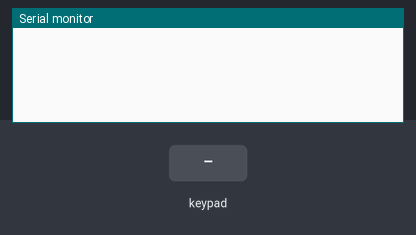
A sketch run on a simulated Arduino Uno, built for the host (arithmetic inside an expression is 32-bit, double 64-bit). On the bench: the last lines printed to the serial monitor. Wiring (inferred from the signals the program sends): 4×4 keypad with keys 1 2 3 A 4 5 6 B 7 8 9 C * 0 # D (labels assumed): rows pin 15, pin 2, pin 0, pin 4; columns pin 16, pin 17, pin 5, pin 18. Inputs (shaded band) come from the test bench.

Above: at 1.2 s.
1.3 s: key '1' pressed
At 1.8 s:
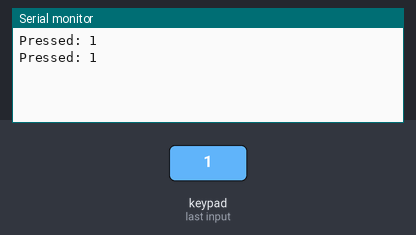
2.8 s: keypad keys 1 2 pressed 0.4 s apart
At 4.6 s:
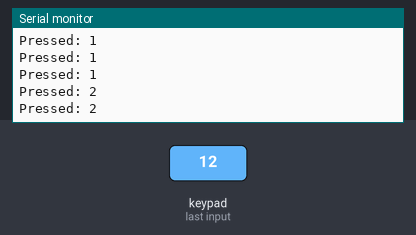
5.1 s: key '3' pressed
At 6.2 s:
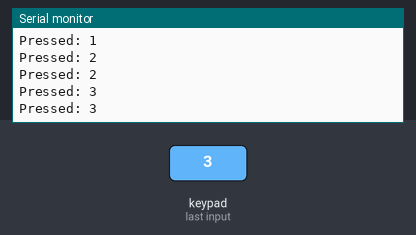
6.6 s: keypad keys 1 2 # pressed 0.4 s apart
At 8.0 s:
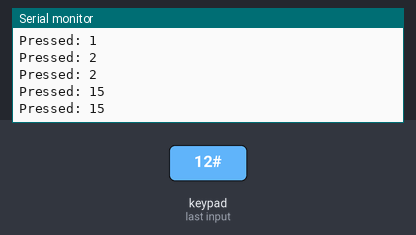
Timing chart, 0 to 9.6 s (numbered marks = the images above; inputs shaded):
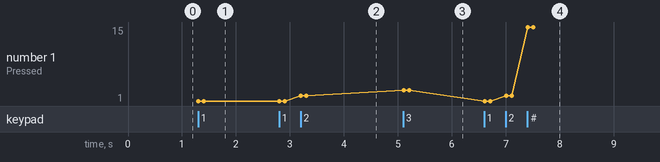

The sketch:

button_lib_test.ino
```cpp
#include "button_lib.h"


Button_Matrix btm({15, 2, 0, 4, 16, 17, 5, 18});


void setup() {
  Serial.begin(115200);
}

void loop() {
//  Serial.println("looping");
  delay(100);
  btm.fetch();
  for(int i = 0; i<4; i++){
    for(int j = 0; j<4; j++){
      if(btm.is_pressed(i,j, false)){
         Serial.print("Pressed: ");
         Serial.println(i + j*4 + 1);
      }
    }
  }
}
```

button_lib.cpp
```cpp
#include "button_lib.h"
#include <arduino.h>


/*
 * Fetch user input and update the btm state
 */
void Button_Matrix::fetch(){
  unsigned button_state = 0;
  for(unsigned row = 0; row < rows ; row++){
    digitalWrite(pins[row], HIGH);
    for(unsigned col = 0; col < cols; col++) {
      unsigned button = digitalRead(pins[rows + col]);
      button_state ^= button << (row * cols +col);
    }
    digitalWrite(pins[row], LOW);
  }
  state = button_state;
}

/**
 * Returns if the button is pressed at the current state.
 * button_x = [0,3]
 * button_y = [0,3]
 * fetch_first: Fetch before decision
 */
bool Button_Matrix::is_pressed(unsigned button_x, unsigned button_y, bool fetch_first){

if (fetch_first){
  fetch();
}

return (state) & 1 << ((button_y * rows) + button_x);

}

/*
 * button_pins: pins from 1 to 8 in a row
 */
Button_Matrix::Button_Matrix(std::array<unsigned, rows + cols> button_pins): pins(button_pins){
  for (int i = 0; i < 7; i++)
    if (i < rows){
      pinMode(pins[i], OUTPUT);
      digitalWrite(pins[i], LOW);
    }
    else {
      pinMode(button_pins[i], INPUT_PULLDOWN);
    }
}
```

button_lib.h
```cpp
#ifndef BUTTON_LIB_H
#define BUTTON_LIB_H

#include <array>

struct Button_Matrix{

  static const unsigned rows = 4;
  static const unsigned cols = 4;

  const std::array<unsigned, rows + cols> pins;

  unsigned state;

 /*
 * button_pins: pins from 1 to 8 in a row
 */
  Button_Matrix(std::array<unsigned, rows+cols> button_pins);

  /*
   * Fetch user input and update the btm state
   */
  void fetch();

  /**
   * Returns if the button is pressed at the current state.
   * button_x = [0,3]
   * button_y = [0,3]
   * fetch_first: Fetch before decision
   */
  bool is_pressed(unsigned button_x, unsigned button_y, bool fetch_first = true);

};

#endif
```

Measured:
- after the input at 1.3 s, the serial monitor: prints a new line at once (image 1)
- after the input at 2.8 s, the serial monitor: prints a new line after 0.41 s (image 2)
- after the input at 5.1 s, the serial monitor: prints a new line at once (image 3)
- after the input at 6.6 s, the serial monitor: prints a new line at once (image 4)
- plotted number 1: 1 → 2 after the input at 2.8 s, 2 → 3 after the input at 5.1 s, 3 → 15 after the input at 6.6 s
